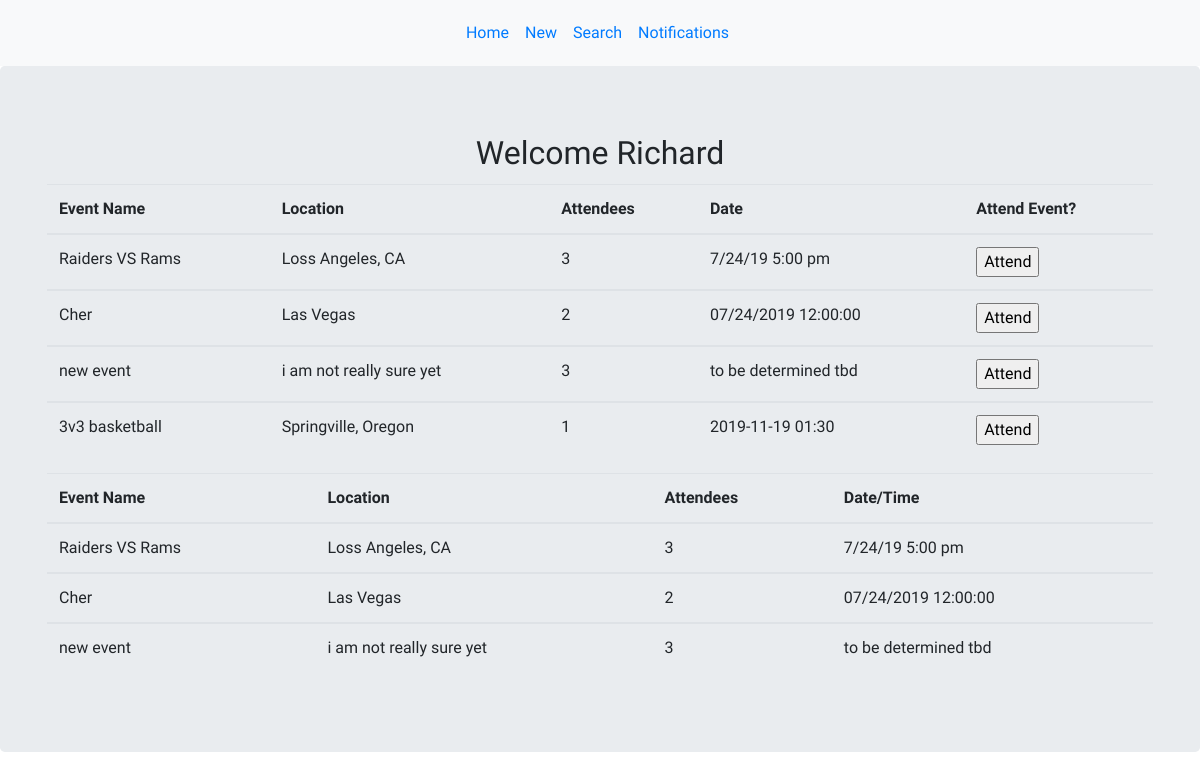
/homepage (signed in), run on the app's committed database.
### models.py (models this page shows)
class User(db.Model):
    __Tablename__ = "users"
    id = db.Column(db.Integer, primary_key=True)
    first_name = db.Column(db.String(100), nullable = False)
    last_name = db.Column(db.String(100), nullable = False)
    password = db.Column(db.String(200), unique = True, nullable = False)
    email = db.Column(db.String(100), unique = True, nullable = False)
    security_answer1 = db.Column(db.String(200))
    created_at = db.Column(db.DateTime, server_default=func.now())
    updated_at = db.Column(db.DateTime, server_default=func.now(), onupdate=func.now())
    users_that_attend_events = db.relationship('Event', lazy = 'dynamic', secondary = attendees_table)
    messages_who_have_users = db.relationship('Message', secondary = users_message_event_details)

class Event(db.Model):
    __Tablename__ = "events"
    id = db.Column(db.Integer, primary_key=True)
    event_title = db.Column(db.String(100))
    date = db.Column(db.String(8))
    time = db.Column(db.String(12))
    location = db.Column(db.String(100))
    information = db.Column(db.TEXT)
    creator_id = db.Column(db.Integer, db.ForeignKey("user.id"), nullable=False)
    author = db.relationship('User', foreign_keys=[creator_id], backref="user_messages", cascade="all")
    events_that_have_attendees = db.relationship('User', lazy = 'dynamic', secondary = attendees_table)

### controller_functions.py (the view)
def homepage():
    events = Event.query.all()
    user = User.query.get(session['uid'])
    user_events = user.users_that_attend_events.all()
    return render_template("user_home_page.html", all_events = events, all_events_of_user = user_events)

### templates/user_home_page.html (shortened to what this page needs)
<!DOCTYPE html>
<html lang="en">
<head>
    <link rel="stylesheet" href="{{ url_for('static', filename='main.css') }}">
    <link rel="stylesheet" href="https://maxcdn.bootstrapcdn.com/bootstrap/4.3.1/css/bootstrap.min.css">
</head>
<body>
    <nav class="navbar navbar-expand-sm bg-light justify-content-center">
        <ul class="navbar-nav">
            <li class="nav-item">
                <a class="nav-link" href="#">Home</a>
            </li>
            <li class="nav-item">
                <a class="nav-link" href="/new">New</a>
            </li>
            <li class="nav-item">
                <a class="nav-link" href="#">Search</a>
            </li>
            <li class="nav-item">
                <a class="nav-link" href="#">Notifications</a>
            </li>
        </ul>
    </nav>
    <div class="jumbotron">
        <div class="d-flex justify-content-center">
            <h2>Welcome {{session['greetings']}} </h2>
        </div>
        <div class="table-responsive-md container">
                <table class="table table-hover">
                    <thead>
                        <tr>
                            <th> Event Name</th>
                            <th>Location</th>
                            <th>Attendees</th>
                            <th>Date</th>
                            <th>Attend Event?</th>
                        </tr>
                    </thead>
                    {% for event in all_events %}
                <tbody>
                    <tr>
                    <td>{{ event.event_title }}</td>
                    <td>{{ event.location }}</td>
                    <td>{{ event.events_that_have_attendees.count() }} </td>
                    <td>{{ event.date }} {{ event.time }} </td>
                    <form action="/new_attendee" method="post">
                        <td><input type="submit" value="Attend"></td>
                    </form>
                    </tr>
                </tbody>
                {% endfor %}
            </table>
            <table class="table table-hover">
                <thead>
                        <tr>
                            <th> Event Name</th>
                            <th>Location</th>
                            <th>Attendees</th>
                            <th>Date/Time</th>
                        </tr>
                    </thead>
                    {% for user in all_events_of_user %}
                    <tbody>
                        <td> {{ user.event_title }} </td>
                        <td>{{ user.location }}</td>
                        <td>{{ user.events_that_have_attendees.count() }}</td>
                        <td>{{ user.date }} {{ user.time }}</td>
                    </tbody>
                    {% endfor %}
            </table>
        </div>
    </div>
</body>
</html>

### static/main.css (style rules this page uses)
h1, h4, h2 { font-family: 'Nanum Gothic Coding', monospace; padding: 4px; text-align: center; }
p, th, td, ul { font-family: 'Mali', cursive; padding: 5px; }

### data on the page
User: greetings "Richard"
Event: event_title "Raiders VS Rams", location "Loss Angeles, CA", events_that_have_attendees.count "3", date "7/24/19", time "5:00 pm"
Event: event_title "Cher", location "Las Vegas", events_that_have_attendees.count "2", date "07/24/2019", time "12:00:00"
Event: event_title "new event", location "i am not really sure yet", events_that_have_attendees.count "3", date "to be determined", time "tbd"
Event: event_title "3v3 basketball", location "Springville, Oregon", events_that_have_attendees.count "1", date "2019-11-19", time "01:30"
